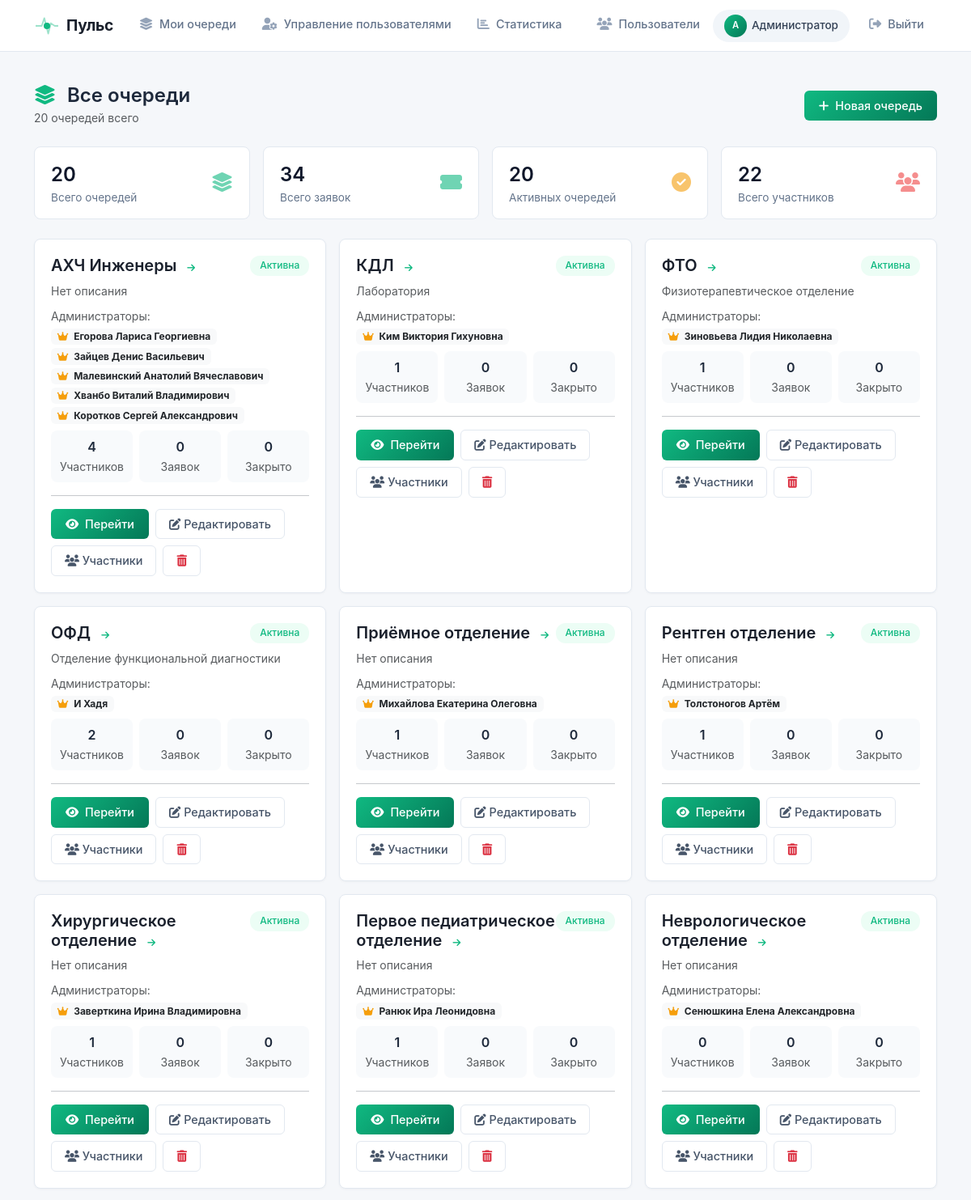
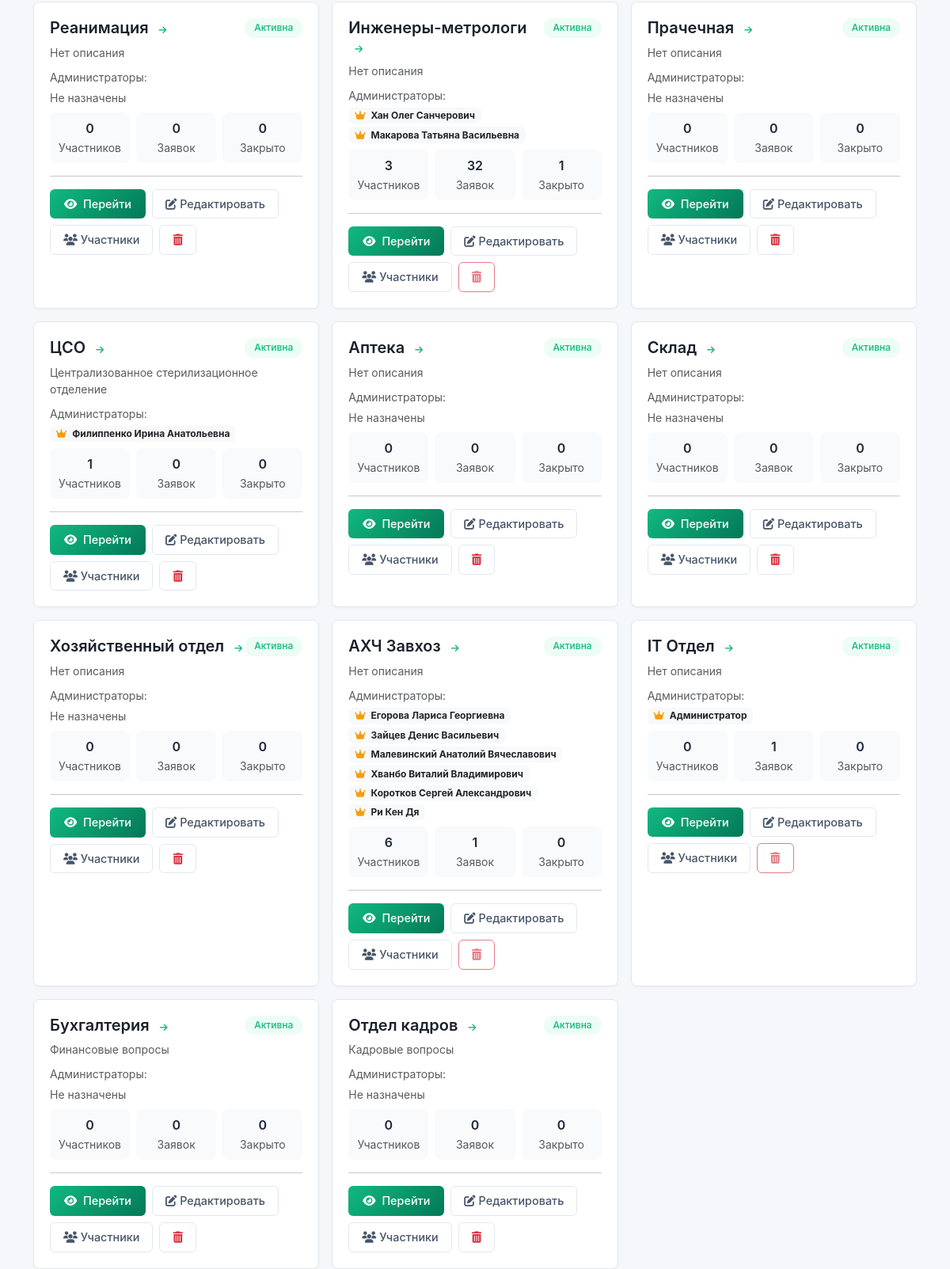
Page /my-queues (signed in) on the committed database (2 pictures, top to bottom).
### models.py (models this page shows, shortened)
class User(UserMixin, db.Model):
    id = db.Column(db.Integer, primary_key=True)
    username = db.Column(db.String(80), unique=True, nullable=False)
    password = db.Column(db.String(200), nullable=False)
    full_name = db.Column(db.String(300), nullable=True)
    email = db.Column(db.String(120), unique=True, nullable=False)
    phone = db.Column(db.String(20), nullable=True)
    department = db.Column(db.String(200), nullable=True)
    position = db.Column(db.String(200), nullable=True)
    office = db.Column(db.String(50), nullable=True)
    role = db.Column(db.Integer, default=1)
    created_at = db.Column(db.DateTime, default=datetime.now(tz))
    notify_email = db.Column(db.Boolean, default=True)
    queues = db.relationship('Queue', secondary='user_queue', back_populates='members')
    admin_queues = db.relationship('Queue', secondary='queue_admins', back_populates='admins')
    assigned_tickets = db.relationship('Ticket', secondary='ticket_assignees', back_populates='assignees')
    created_tickets = db.relationship('Ticket', foreign_keys='Ticket.created_by_id', backref='creator')
    allowed_queues = db.relationship(
        'Queue',
        secondary='queue_links',
        primaryjoin='Queue.id == queue_links.c.queue_from',
        secondaryjoin='Queue.id == queue_links.c.queue_to',
        backref='allowed_by_queues'
    )
    bookings = db.relationship('Booking', backref='user', lazy=True)
    @property
    def department(self):
        return ', '.join(q.name for q in self.queues)

class Queue(db.Model):
    id = db.Column(db.Integer, primary_key=True)
    name = db.Column(db.String(100), nullable=False, unique=True)
    description = db.Column(db.Text, nullable=True)
    is_active = db.Column(db.Boolean, default=True)
    queue_type = db.Column(db.String(50), default='default')
    created_at = db.Column(db.DateTime, default=datetime.now(tz))
    created_by_id = db.Column(db.Integer, db.ForeignKey('user.id'))
    mail = db.Column(db.Text,default = None)
    admins = db.relationship('User', secondary='queue_admins', back_populates='admin_queues')
    members = db.relationship('User', secondary='user_queue', back_populates='queues')
    tickets = db.relationship('Ticket', backref='queue', lazy=True)
    cars = db.relationship('Car', backref='queue', lazy=True)
    created_by = db.relationship('User', foreign_keys=[created_by_id])

### core/my_queues.py (the view)
@my_q_bp.route('/my-queues')
@login_required
def my_queues():
    if not current_user.admin_queues and not current_user.role == 0 :
        flash('У вас нет прав на просмотр этой страницы', 'danger')
        return redirect(url_for('index'))
    if current_user.role == 0 :
        queues = Queue.query.order_by(Queue.created_at.desc()).all()
    else:
        queues = current_user.admin_queues
    users = User.query.all()
    queue_stats = []
    total_tickets = 0
    total_members = 0
    active_queues = 0
    total_queues = len(queues)
    for queue in queues:
        tickets_count = len(queue.tickets)
        members_count = len(queue.members)
        closed_count = len([t for t in queue.tickets if t.status == 'Закрыта'])
        queue_stats.append({
            'queue': queue,
            'tickets_count': tickets_count,
            'members_count': members_count,
            'closed_count': closed_count,
            'is_active': queue.is_active
        })
        total_tickets += tickets_count
        total_members += members_count
        if queue.is_active:
            active_queues += 1
    return render_template('my_queues.html',
                         queues=queues,
                         users=users,
                         queue_stats=queue_stats,
                         total_queues=total_queues,
                         total_tickets=total_tickets,
                         total_members=total_members,
                         active_queues=active_queues)

### templates/my_queues.html (shortened to what this page needs)
{% extends "base.html" %}
{% block content %}
<div class="d-flex justify-content-between align-items-center mb-4">
    <div>
        <h4 class="mb-0 fw-semibold">
            <i class="fas fa-layer-group me-2" style="color: var(--primary);"></i>
            {% if current_user.role == 0 %}
                Все очереди
            {% else %}
                Мои очереди
            {% endif %}
        </h4>
        <span class="text-muted small">
            {% if current_user.role == 0 %}
                {{ queues|length }} очередей всего
            {% else %}
                {{ queues|length }} очередей, где вы администратор
            {% endif %}
        </span>
    </div>
    {% if current_user.role == 0 %}
        <a href="{{ url_for('queue_mgmt.admin_queue_create') }}" class="btn btn-primary-gradient">
            <i class="fas fa-plus me-1"></i> Новая очередь
        </a>
    {% endif %}
</div>
<div class="row g-3 mb-4">
    <div class="col-md-3">
        <div class="stat-card blue">
            <div class="d-flex justify-content-between align-items-center">
                <div>
                    <div class="stat-number">{{ total_queues }}</div>
                    <div class="stat-label">Всего очередей</div>
                </div>
                <div class="stat-icon"><i class="fas fa-layer-group"></i></div>
            </div>
        </div>
    </div>
    <div class="col-md-3">
        <div class="stat-card green">
            <div class="d-flex justify-content-between align-items-center">
                <div>
                    <div class="stat-number">{{ total_tickets }}</div>
                    <div class="stat-label">Всего заявок</div>
                </div>
                <div class="stat-icon"><i class="fas fa-ticket-alt"></i></div>
            </div>
        </div>
    </div>
    <div class="col-md-3">
        <div class="stat-card yellow">
            <div class="d-flex justify-content-between align-items-center">
                <div>
                    <div class="stat-number">{{ active_queues }}</div>
                    <div class="stat-label">Активных очередей</div>
                </div>
                <div class="stat-icon"><i class="fas fa-check-circle"></i></div>
            </div>
        </div>
    </div>
    <div class="col-md-3">
        <div class="stat-card red">
            <div class="d-flex justify-content-between align-items-center">
                <div>
                    <div class="stat-number">{{ total_members }}</div>
                    <div class="stat-label">Всего участников</div>
                </div>
                <div class="stat-icon"><i class="fas fa-users"></i></div>
            </div>
        </div>
    </div>
</div>
{% if queues %}
    <div class="row g-3">
        {% for stat in queue_stats %}
            {% set queue = stat.queue %}
            <div class="col-md-6 col-lg-4">
                <div class="card-modern h-100 {% if not queue.is_active %}opacity-50{% endif %} animate-fade-in">
                    <div class="card-body">
                        <div class="d-flex justify-content-between align-items-start mb-2">
                            <a href="{{ url_for('queue_detail.queue_detail', queue_id=queue.id) }}" class="text-decoration-none">
                                <h5 class="fw-semibold mb-0" style="color: #1a202c;">
                                    {{ queue.name }}
                                    <i class="fas fa-arrow-right ms-2" style="font-size: 0.7rem; color: var(--primary);"></i>
                                </h5>
                            </a>
                            <span class="badge-status {% if queue.is_active %}badge-status-new{% else %}badge-status-other{% endif %}">
                                {{ 'Активна' if queue.is_active else 'Неактивна' }}
                            </span>
                        </div>
                        <p class="text-muted small mb-2">
                            {{ queue.description or 'Нет описания' }}
                        </p>
                        <div class="mb-2">
                            <span class="text-muted small">Администраторы:</span>
                            <div class="d-flex flex-wrap gap-1 mt-1">
                                {% for admin in queue.admins %}
                                    <span class="badge bg-light text-dark border-0">
                                        <i class="fas fa-crown me-1" style="color: #f59e0b;"></i>
                                        {{ admin.full_name or admin.username }}
                                    </span>
                                {% else %}
                                    <span class="text-muted small">Не назначены</span>
                                {% endfor %}
                            </div>
                        </div>
                        <div class="row g-2 mb-3">
                            <div class="col-4">
                                <div class="p-2 bg-light-custom rounded-8 text-center">
                                    <div class="fw-semibold">{{ stat.members_count }}</div>
                                    <small class="text-muted">Участников</small>
                                </div>
                            </div>
                            <div class="col-4">
                                <div class="p-2 bg-light-custom rounded-8 text-center">
                                    <div class="fw-semibold">{{ stat.tickets_count }}</div>
                                    <small class="text-muted">Заявок</small>
                                </div>
                            </div>
                            <div class="col-4">
                                <div class="p-2 bg-light-custom rounded-8 text-center">
                                    <div class="fw-semibold">{{ stat.closed_count }}</div>
                                    <small class="text-muted">Закрыто</small>
                                </div>
                            </div>
                        </div>
                        <hr>
                        <div class="d-flex flex-wrap gap-2">
                            <a href="{{ url_for('queue_detail.queue_detail', queue_id=queue.id) }}" class="btn btn-primary-gradient btn-sm">
                                <i class="fas fa-eye me-1"></i> Перейти
                            </a>
                            {% if current_user.role == 0 %}
                                <a href="{{ url_for('queue_mgmt.admin_queue_edit', queue_id=queue.id) }}" class="btn btn-outline-modern btn-sm">
                                    <i class="fas fa-edit"></i> Редактировать
                                </a>
                            {% endif %}
                            <button class="btn btn-outline-modern btn-sm" data-bs-toggle="collapse" data-bs-target="#members{{ queue.id }}">
                                <i class="fas fa-users"></i> Участники
                            </button>
                            {% if current_user.role == 0 %}
                                <form method="POST" action="{{ url_for('queue_mgmt.admin_queue_delete', queue_id=queue.id) }}"
                                      onsubmit="return confirm('Удалить очередь «{{ queue.name }}»?')" class="d-inline">
                                    <button type="submit" class="btn btn-outline-modern btn-sm text-danger"
                                            {% if stat.tickets_count > 0 %}disabled title="В очереди есть заявки"{% endif %}>
                                        <i class="fas fa-trash-alt"></i>
                                    </button>
                                </form>
                            {% endif %}
                        </div>
                    </div>
                </div>
            </div>
        {% endfor %}
    </div>
{% endif %}
{% endblock %}

### templates/base.html (shortened to what this page needs)
<!DOCTYPE html>
<html lang="ru">
<head>
    <link href="https://cdn.jsdelivr.net/npm/bootstrap@5.3.0/dist/css/bootstrap.min.css" rel="stylesheet">
    <link href="https://cdnjs.cloudflare.com/ajax/libs/font-awesome/6.4.0/css/all.min.css" rel="stylesheet">
    <link rel="stylesheet" href="{{ url_for('static', filename='style.css') }}">
    <link href="https://cdn.quilljs.com/1.3.6/quill.snow.css" rel="stylesheet">
</head>
<body>
    <nav class="navbar navbar-expand-lg navbar-custom">
        <div class="container">
            <a class="navbar-brand" href="{{ url_for('index') }}">
                <span class="logo-pulse">
                    <span class="pulse-icon">
                        <span class="pulse-dot"></span>
                    </span>
                    Пульс
                </span>
            </a>
            <div class="collapse navbar-collapse" id="navbarNav">
                <ul class="navbar-nav me-auto">
                    {% if current_user.is_authenticated and current_user.admin_queues %}
                        <li class="nav-item">
                            <a class="nav-link {{ 'active' if request.endpoint == 'my_queues' }}" href="{{ url_for('my_queues.my_queues') }}">
                                <i class="fas fa-layer-group"></i> Мои очереди
                            </a>
                        </li>
                    {% endif %}
                    {% if current_user.is_authenticated and current_user.role == 0 %}
                        <li class="nav-item dropdown">
                            <a class="nav-link {{ 'active' if request.endpoint == 'admin_users' }}" href="{{ url_for('user_mgmt.admin_users') }}">
                                <i class="fas fa-user-cog"></i> Управление пользователями
                            </a>
                        </li>
                        <li class="nav-item">
                            <a class="nav-link {{ 'active' if request.endpoint == 'statistics' }}" href="{{ url_for('statistics.statistics') }}">
                                <i class="fas fa-chart-bar"></i> Статистика
                            </a>
                        </li>
                    {% endif %}
                </ul>
                <ul class="navbar-nav align-items-center">
                    {% if current_user.is_authenticated %}
                        <li class="nav-item">
                            <a class="nav-link {{ 'active' if request.endpoint == 'users_list' }}" href="{{ url_for('users_list') }}">
                                <i class="fas fa-users"></i> Пользователи
                            </a>
                        </li>
                        <li class="nav-item me-2">
                            <a href="{{ url_for('profile') }}" class="user-badge-link" title="Перейти в профиль">
                                <span class="user-badge">
                                    <span class="user-avatar-mini">{{ (current_user.full_name or current_user.username)[0]|upper }}</span>
                                    {{ current_user.full_name or current_user.username }}
                                </span>
                            </a>
                        </li>
                        <li class="nav-item">
                            <a class="nav-link btn-logout" href="{{ url_for('login.logout') }}">
                                <i class="fas fa-sign-out-alt"></i> Выйти
                            </a>
                        </li>
                    {% else %}
                        <li class="nav-item">
                            <a class="nav-link btn-login" href="{{ url_for('login') }}">
                                <i class="fas fa-sign-in-alt"></i> Войти
                            </a>
                        </li>
                    {% endif %}
                </ul>
            </div>
        </div>
    </nav>
    <div class="container mt-4 pt-3">
        {% block content %}{% endblock %}
    </div>
</body>
</html>

### rows in the picture
User: full_name "А", full_name "Администратор", role 0 (drawn)
Queue: name "АХЧ Инженеры", is_active "Активна", description "Нет описания"
User: full_name "Егорова Лариса Георгиевна"
User: full_name "Зайцев Денис Васильевич"
User: full_name "Малевинский Анатолий Вячеславович"
User: full_name "Хванбо Виталий Владимирович"
User: full_name "Коротков Сергей Александрович"
Queue: name "КДЛ", is_active "Активна", description "Лаборатория"
User: full_name "Ким Виктория Гихуновна"
Queue: name "ФТО", is_active "Активна", description "Физиотерапевтическое отделение"
User: full_name "Зиновьева Лидия Николаевна"
Queue: name "ОФД", is_active "Активна", description "Отделение функциональной диагностики"
User: full_name "И Хадя"
Queue: name "Приёмное отделение", is_active "Активна", description "Нет описания"
User: full_name "Михайлова Екатерина Олеговна"
Queue: name "Рентген отделение", is_active "Активна", description "Нет описания"
User: full_name "Толстоногов Артём"
Queue: name "Хирургическое отделение", is_active "Активна", description "Нет описания"
User: full_name "Заверткина Ирина Владимировна"
Queue: name "Первое педиатрическое отделение", is_active "Активна", description "Нет описания"
User: full_name "Ранюк Ира Леонидовна"
Queue: name "Неврологическое отделение", is_active "Активна", description "Нет описания"
User: full_name "Сенюшкина Елена Александровна"
Queue: name "Реанимация", is_active "Активна", description "Нет описания"
Queue: name "Инженеры-метрологи", is_active "Активна", description "Нет описания"
User: full_name "Хан Олег Санчерович"
User: full_name "Макарова Татьяна Васильевна"
Queue: name "Прачечная", is_active "Активна", description "Нет описания"
Queue: name "ЦСО", is_active "Активна", description "Централизованное стерилизационное отделение"
User: full_name "Филиппенко Ирина Анатольевна"
Queue: name "Аптека", is_active "Активна", description "Нет описания"
Queue: name "Склад", is_active "Активна", description "Нет описания"
Queue: name "Хозяйственный отдел", is_active "Активна", description "Нет описания"
Queue: name "АХЧ Завхоз", is_active "Активна", description "Нет описания"
User: full_name "Ри Кен Дя"
Queue: name "IT Отдел", is_active "Активна", description "Нет описания"
Queue: name "Бухгалтерия", is_active "Активна", description "Финансовые вопросы"
Queue: name "Отдел кадров", is_active "Активна", description "Кадровые вопросы"

### other values in the picture
{{ queues|length }} "20"
{{ total_queues }} "20"
{{ total_tickets }} "34"
{{ active_queues }} "20"
{{ total_members }} "22"
{{ stat.members_count }} "4" "1" "1" "2" "1" "1" "1" "1" "0" "0" "3" "0" "1" "0" "0" "0" "6" "0" "0" "0"
{{ stat.tickets_count }} "0" "0" "0" "0" "0" "0" "0" "0" "0" "0" "32" "0" "0" "0" "0" "0" "1" "1" "0" "0"
{{ stat.closed_count }} "0" "0" "0" "0" "0" "0" "0" "0" "0" "0" "1" "0" "0" "0" "0" "0" "0" "0" "0" "0"
